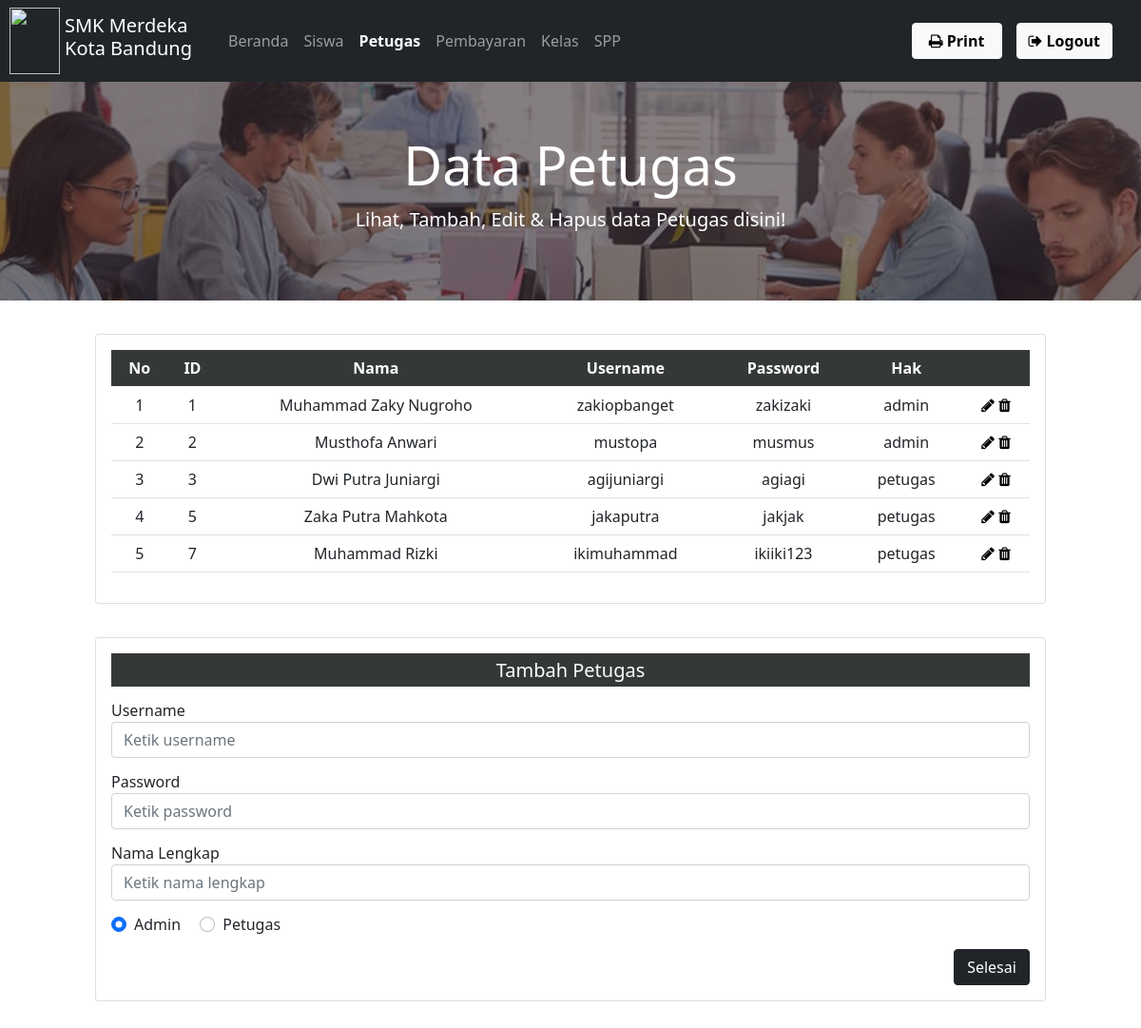
The app's page /petugas.php with its own data.
### tables this page shows
CREATE TABLE `petugas` (
  `id` int(11) NOT NULL,
  `username` varchar(30) DEFAULT NULL,
  `password` varchar(30) DEFAULT NULL,
  `nama_petugas` varchar(35) DEFAULT NULL,
  `level` enum('admin','petugas') DEFAULT NULL
);

### petugas.php (the view, shortened to what this page needs)
<html>
<head>
  <link rel="stylesheet" href="bootstrap/css/bootstrap.css" />
  <link rel="stylesheet" href="https://maxcdn.bootstrapcdn.com/font-awesome/4.5.0/css/font-awesome.min.css" />
</head>
<body>
    <nav class="navbar navbar-expand-lg navbar-dark bg-dark">
        <img src="img/logo_sekolah.png" width="53px" height="70px" alt="" style="margin-left: 10px;">
        <h5 style="margin-left:5px;" class="text-white">SMK Merdeka<br>Kota Bandung</h5>
        <div class="collapse navbar-collapse" id="navbarNav">
            <ul class="navbar-nav">
                <li class="nav-item active">
                    <a class="nav-link" href="index.php" style="margin-left: 30px;">Beranda</a>
                </li>
                <li class="nav-item active">
                    <a class="nav-link" href="siswa.php">Siswa</a>
                </li>
                <li class="nav-item active">
                    <a class="nav-link text-white" href="petugas.php"><b>Petugas</b></a>
                </li>
                <li class="nav-item active">
                    <a class="nav-link" href="pembayaran.php">Pembayaran</a>
                </li>
                <li class="nav-item active">
                    <a class="nav-link" href="kelas.php">Kelas</a>
                </li>
                <li class="nav-item active">
                    <a class="nav-link" href="spp.php">SPP</a>
                </li>
            </ul>
        </div>
        <a href="cetak-petugas.php" class="btn btn-light" style="margin-right: 15px; width: 95px;" target="_BLANK"><b><i class="fa fa-print"></i> Print</b></a>
        <a href="login.php" class="btn btn-light" style="margin-right: 30px;"><b><i class="fa fa-sign-out"></i> Logout</b></a>
    </nav>
    <div class="d-flex justify-content-center align-items-center" style="height: 230px;background-image: url(img/petugas-bg.png); background-position: center; background-size:cover;">
        <div class="text-center text-white">
            <h2 class="display-4"><b>Data Petugas</b></h2>
            <p class="lead">Lihat, Tambah, Edit & Hapus data Petugas disini!</p>
        </div>
    </div>
    <div class="card col-md-10 mx-auto" style="margin-top:35px ; ">
        <div class="card-body">
            <table class="table text-center">
                <thead style="background-color: #353935;">
                    <tr>
                        <th scope="col" class="text-white">No</th>
                        <th scope="col" class="text-white">ID</th>
                        <th scope="col" class="text-white">Nama</th>
                        <th scope="col" class="text-white">Username</th>
                        <th scope="col" class="text-white">Password</th>
                        <th scope="col" class="text-white">Hak</th>
                        <th scope="col" class="text-white"></th>
                    </tr>
                </thead>
                <tbody>
                    <?php
                    include 'koneksi.php';
                    $no = 1;
                    $data = mysqli_query($koneksi, "select * from petugas");
                    while ($d = mysqli_fetch_array($data)) {
                    ?>
                        <tr>
                            <td><?php echo $no++; ?></td>
                            <td><?php echo $d['id']; ?></td>
                            <td><?php echo $d['nama_petugas']; ?></td>
                            <td><?php echo $d['username']; ?></td>
                            <td><?php echo $d['password']; ?></td>
                            <td><?php echo $d['level']; ?></td>
                            <td>
                                <a href="edit-petugas.php?id=<?php echo $d['id']; ?>"><b><i class="fa fa-pencil" style="color: black;"></i></b></a>
                                <a href="delete-petugas.php?id=<?php echo $d['id']; ?>"><b><i class="fa fa-trash" style="color: black;"></i></b></a>
                            </td>
                        </tr>
                    <?php
                    }
                    ?>
                </tbody>
            </table>
        </div>
    </div>
    <div class="card col-md-10 mx-auto" style="margin-top:35px ; ">
        <div class="card-body">
            <h5 class="text-center text-white d-flex justify-content-center align-items-center" style="background-color: #353935; height: 35px;">Tambah Petugas</h5>
            <form method="POST" action="input-petugas.php">
                <div class="form-group" style="margin-top: 13px;">
                    <label for="username">Username</label>
                    <input type="text" class="form-control" name="username" placeholder="Ketik username">
                </div>
                <div class="form-group" style="margin-top: 13px;">
                    <label for="password">Password</label>
                    <input type="password" class="form-control" name="password" placeholder="Ketik password">
                </div>
                <div class="form-group" style="margin-top: 13px;">
                    <label for="nama_petugas">Nama Lengkap</label>
                    <input type="text" class="form-control" name="nama_petugas" placeholder="Ketik nama lengkap">
                </div>
                <div class="form-check form-check-inline" style="margin-top: 13px;">
                    <input class="form-check-input" type="radio" name="level" value="admin" checked>
                    <label class="form-check-label" for="level">
                        Admin
                    </label>
                </div>
                <div class="form-check form-check-inline" style="margin-top: 13px;">
                    <input class="form-check-input" type="radio" name="level" value="petugas">
                    <label class="form-check-label" for="level">
                        Petugas
                    </label>
                </div>
                <br>
                <button class="btn btn-dark float-end" type="submit" style="margin-top: 12px; width: 80px;">Selesai</button>
            </form>
        </div>
    </div>
    <br>
    <br>
    <br>
</body>
</html>

### records on screen
petugas: id "1", nama_petugas "Muhammad Zaky Nugroho", username "zakiopbanget", password "zakizaki", level "admin"
petugas: id "2", nama_petugas "Musthofa Anwari", username "mustopa", password "musmus", level "admin"
petugas: id "3", nama_petugas "Dwi Putra Juniargi", username "agijuniargi", password "agiagi", level "petugas"
petugas: id "5", nama_petugas "Zaka Putra Mahkota", username "jakaputra", password "jakjak", level "petugas"
petugas: id "7", nama_petugas "Muhammad Rizki", username "ikimuhammad", password "ikiiki123", level "petugas"
